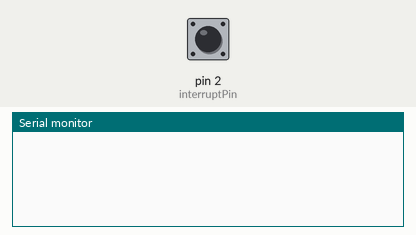
This sketch was run on a simulated Arduino Uno, built with avr-gcc and run on an emulated ATmega328P. Parts: the last lines printed to the serial monitor. The test bench sets the inputs (shaded band); at power-on: pin 2 (interruptPin) HIGH.

Above: at 1.2 s.
1.3 s: pin 2 (interruptPin) pulled LOW for 0.15 s
At 1.9 s:
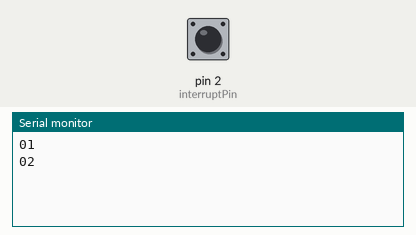
2.9 s: pin 2 (interruptPin) pulled LOW for 1 s
At 4.3 s:
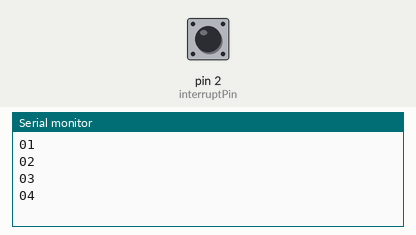
5.4 s: pin 2 (interruptPin) pulled LOW for 0.15 s
At 6.2 s:
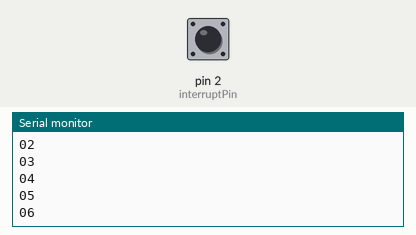
7.0 s: pin 2 (interruptPin) pulsed LOW 2 times (0.12 s each, 0.3 s apart)
At 8.7 s:
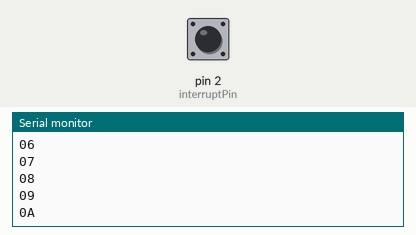
9.1 s: pin 2 (interruptPin) pulled LOW for 1 s
At 11.3 s:
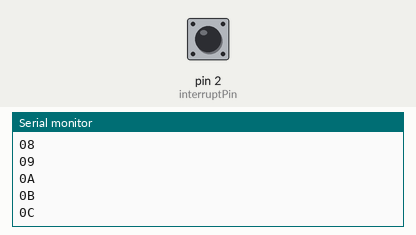
11.6 s: pin 2 (interruptPin) pulled LOW for 3.2 s
At 12.6 s:
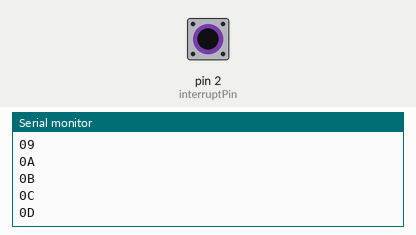
Timing chart, 0 to 14.6 s (numbered marks = the images above; inputs shaded):
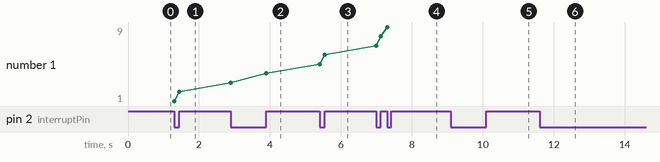

The sketch:

Arduino-Counter-and-RaspberryPi-Send.ino
```cpp
const byte interruptPin = 2;
volatile int counter = 0;
int lastcount=0;
char dataString[50] = {0};
int a =0;

void setup() {
  pinMode(interruptPin, INPUT_PULLUP);
  attachInterrupt(digitalPinToInterrupt(interruptPin), counterfun, CHANGE);
  Serial.begin(9600);

}

void loop() {
  if(lastcount!=counter){
  sprintf(dataString,"%02X", counter);
  Serial.println(dataString);
  delay(100);
  }
  lastcount = counter;

}

void counterfun() {
counter+=1;

}
```

Measured:
- after the input at 1.3 s, the serial monitor: prints a new line at once (image 1)
- after the input at 2.9 s, the serial monitor: prints a new line at once (image 2)
- after the input at 5.4 s, the serial monitor: prints a new line at once (image 3)
- after the input at 7.0 s, the serial monitor: prints a new line at once (image 4)
- after the input at 9.1 s, the serial monitor: prints a new line at once (image 5)
- after the input at 11.6 s, the serial monitor: prints a new line at once (image 6)
- plotted number 1: 2 → 4 after the input at 2.9 s, 4 → 6 after the input at 5.4 s, 6 → 9 after the input at 7.0 s
